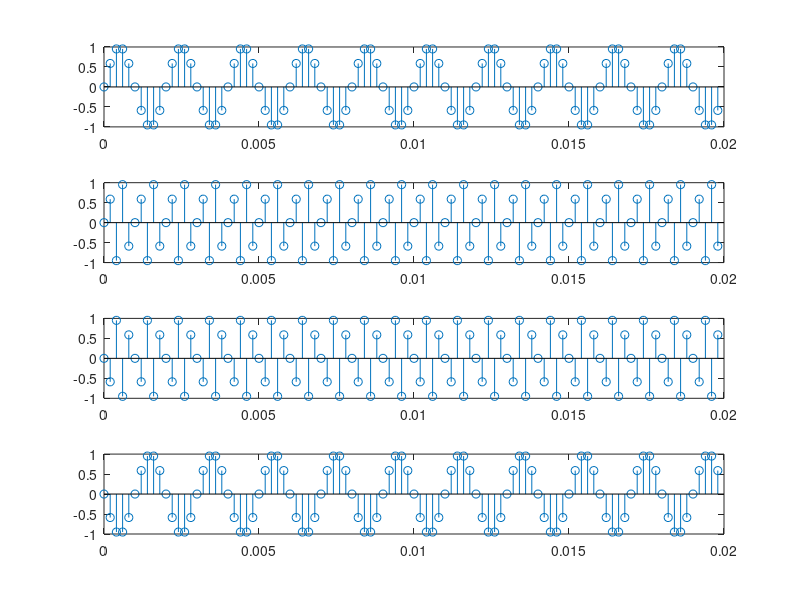

MATLAB code for this plot:
n = zeros(1,100);
for i=1:1:100
    n(i)=i-1;
end

Fs = 5000;

Fo_05 = 0.5*1000;
Fo_2 = 2*1000;
Fo_3 = 3*1000;
Fo_45 = 4.5*1000;

t= n./Fs;
x_05 = sin(2*pi*Fo_05.*t);
x_2 = sin(2*pi*Fo_2.*t);
x_3 = sin(2*pi*Fo_3.*t);
x_45 = sin(2*pi*Fo_45.*t);

subplot(4,1,1);
stem(t,x_05);
subplot(4,1,2);
stem(t,x_2);
subplot(4,1,3);
stem(t,x_3);
subplot(4,1,4);
stem(t,x_45);

